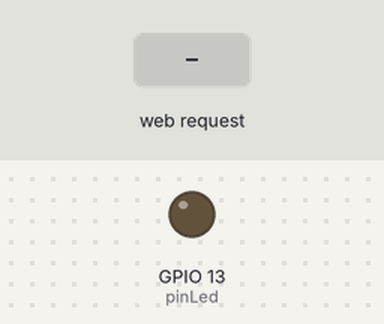
Bench run of a sketch on a simulated ESP32. On the bench: output pins drawn as LEDs (lit = HIGH). The inputs (shaded band) are chosen by the test bench. WiFi joins after 1.5 s; servers stay silent unless stated; what the sketch prints to the serial monitor is not drawn.

Above: at 2.7 s.
2.8 s: HTTP request GET /H received
At 3.6 s:
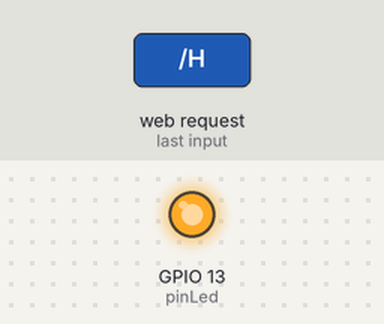
4.3 s: HTTP request GET /L received
At 4.7 s:
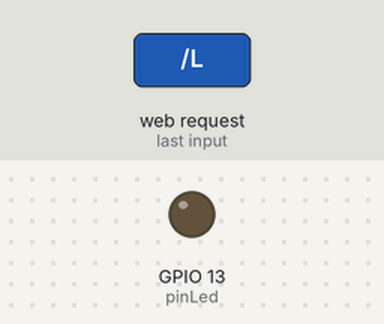
Timing chart, 0 to 7.3 s (numbered marks = the images above; inputs shaded):
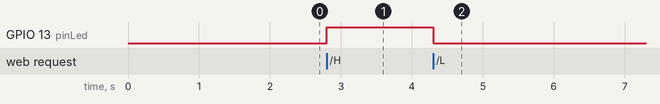

The sketch:

SimpleWiFiServer.ino
```cpp
#include <WiFi.h>

const char* ssid     = "AuxSmartLab";
const char* password = "poli1234";
int pinLed = 13;

WiFiServer server(80);

void setup()
{
    Serial.begin(115200);
    pinMode(pinLed, OUTPUT);      // configuro el pin del LED

    delay(10);

    // We start by connecting to a WiFi network

    Serial.println();
    Serial.println();
    Serial.print("Conectando a ");
    Serial.println(ssid);

    WiFi.begin(ssid, password);

    while (WiFi.status() != WL_CONNECTED) {
        delay(500);
        Serial.print(".");
    }

    Serial.println("");
    Serial.println("WiFi conectado.");
    Serial.println("direccion IP: ");
    Serial.println(WiFi.localIP());

    server.begin();

}

int value = 0;

void loop(){
 WiFiClient client = server.available();   // listen for incoming clients

  if (client) {                             // if you get a client,
    Serial.println("New Client.");           // print a message out the serial port
    String currentLine = "";                // make a String to hold incoming data from the client
    while (client.connected()) {            // loop while the client's connected
      if (client.available()) {             // if there's bytes to read from the client,
        char c = client.read();             // read a byte, then
        Serial.write(c);                    // print it out the serial monitor
        if (c == '\n') {                    // if the byte is a newline character

          // if the current line is blank, you got two newline characters in a row.
          // that's the end of the client HTTP request, so send a response:
          if (currentLine.length() == 0) {
            // HTTP headers always start with a response code (e.g. HTTP/1.1 200 OK)
            // and a content-type so the client knows what's coming, then a blank line:
            client.println("HTTP/1.1 200 OK");
            client.println("Content-type:text/html");
            client.println();

            // the content of the HTTP response follows the header:
            client.print("Click <a href=\"/H\">AQUI</a> para encender el LED en pin 13.<br>");
            client.print("Click <a href=\"/L\">AQUI</a> para apagar el LED en pin 13.<br>");

            // The HTTP response ends with another blank line:
            client.println();
            // break out of the while loop:
            break;
          } else {    // if you got a newline, then clear currentLine:
            currentLine = "";
          }
        } else if (c != '\r') {  // if you got anything else but a carriage return character,
          currentLine += c;      // add it to the end of the currentLine
        }

        // Check to see if the client request was "GET /H" or "GET /L":
        if (currentLine.endsWith("GET /H")) {
          digitalWrite(pinLed, HIGH);               // GET /H turns the LED on
        }
        if (currentLine.endsWith("GET /L")) {
          digitalWrite(pinLed, LOW);                // GET /L turns the LED off
        }
      }
    }
    // close the connection:
    client.stop();
    Serial.println("Cliente Desconectado.");
  }
}
```

Measured:
- after the input at 2.8 s, GPIO 13 (pinLed): LOW → HIGH at once
- after the input at 4.3 s, GPIO 13 (pinLed): HIGH → LOW at once
